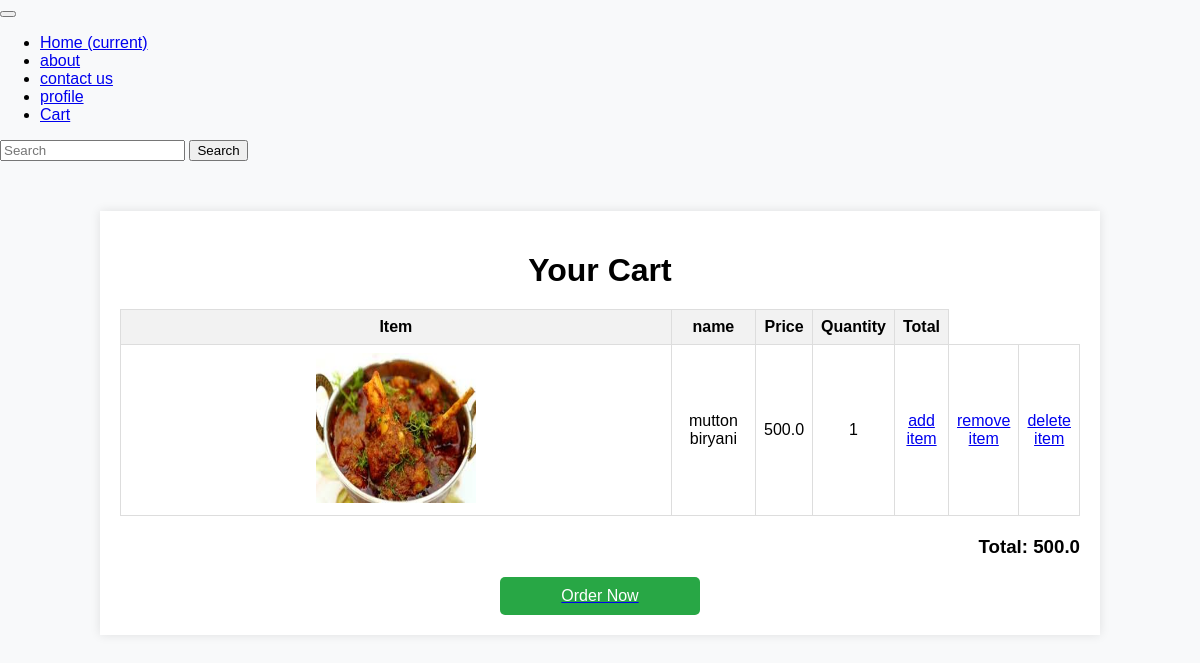
The page /view_cart/ (signed in) on the database its author committed.
### app1/models.py (models this page shows, shortened)
class Cart_items(models.Model):
    menu=models.ForeignKey(Menu,on_delete=models.CASCADE)
    user=models.ForeignKey(User,on_delete=models.CASCADE)
    quantity=models.PositiveIntegerField(default=0)
    date_added=models.DateTimeField(auto_now_add=True)

class Menu(models.Model):
    menu_id = models.IntegerField(primary_key=True)
    restaurant = models.ForeignKey(Restaurant, on_delete=models.CASCADE)
    item_name = models.CharField(max_length=255)
    item_description = models.TextField()
    item_price = models.FloatField()
    item_image = models.ImageField(upload_to='menu_images/')
    item_category = models.CharField(max_length=50)
    item_is_available = models.BooleanField(default=True)

### app1/views.py (the view)
# urls.py: path('view_cart/',view_cart,name='view_cart'),
def view_cart(request):
    cart_items=Cart_items.objects.filter(user=request.user)
    total_price=sum(i.menu.item_price * i.quantity for i in cart_items)
    return render(request,'cart.html',{'cart_items':cart_items,'total_price':total_price})

### template/cart.html (shortened to what this page needs)
<!DOCTYPE html>
<html lang="en">
<head>
</head>
<body>
  <nav class="navbar fixed-top navbar-expand-lg " id="yellow" data-bs-theme="blue">
    <button class="navbar-toggler" type="button" data-toggle="collapse" data-target="#navbarTogglerDemo02" aria-controls="navbarTogglerDemo02" aria-expanded="false" aria-label="Toggle navigation">
    </button>
    <div class="collapse navbar-collapse" id="navbarTogglerDemo02">
      <ul class="navbar-nav mr-auto mt-2 mt-lg-0">
        <li class="nav-item text">
          <a class="nav-link" href="{% url 'home' %}">Home <span class="sr-only">(current)</span></a>
        </li>
        <li class="nav-item">
          <a class="nav-link" href="#about">about</a>
        </li>
        <li class="nav-item">
          <a class="nav-link " href="#contact">contact us</a>
        </li>
        <li class="nav-item">
            <a class="nav-link " href="{% url 'user_profile' %}">profile</a>
          </li>
        <li class="nav-item">
          <a class="nav-link " href="{% url 'view_cart' %}">Cart</a>
        </li>
      </ul>
      <form class="form-inline my-2 my-lg-0" action="{% url 'menu_search' %}" method="get">
        <input class="form-control mr-sm-2" type="search" placeholder="Search" name="r">
        <button class="btn btn-outline-success my-2 my-sm-0" type="submit">Search</button>
      </form>
    </div>
  </nav>
    <div class="cart-container">
        <h1>Your Cart</h1>
        <table class="cart-table">
            <thead>
                <tr>
                    <th>Item</th>
                    <th>name</th>
                    <th>Price</th>
                    <th>Quantity</th>
                    <th>Total</th>
                </tr>
            </thead>
            <tbody>
                {% for item in cart_items %}
                <tr>
                    <td><img src="{{ item.menu.item_image.url }}" alt="" id="a"></td>
                    <td>{{ item.menu.item_name }}</td>
                    <td>{{ item.menu.item_price }}</td>
                    <td>{{ item.quantity }}</td>
                    <td><a href="{% url 'add_to_cart' item.id %} role="button"> add item</a></td>
                    <td><a href="{% url 'remove_from_cart' item.id %}" role="button"> remove item</a></td>
                    <td><a href="{% url 'delete_item' item.id %}" role="button"> delete item</a></td>
                </tr>
                {% endfor %}
            </tbody>
        </table>
        <div class="total-price">
            <h3>Total: {{ total_price }}</h3>
        </div id='a2'>
       <a href="{% url 'create_order' %}"> <button class="order-now"  >Order Now</button> </a>
    </div>
</body>
</html>

### template/cart.html (style rules this page uses)
body { font-family: Arial, sans-serif; background-color: #f8f9fa; margin: 0; padding: 0; }
.cart-container { width: 80%; margin: 50px auto; background-color: #fff; padding: 20px; box-shadow: 0 0 10px rgba(0, 0, 0, 0.1); }
h1 { text-align: center; margin-bottom: 20px; }
.cart-table { width: 100%; border-collapse: collapse; margin-bottom: 20px; }
.cart-table th, .cart-table td { border: 1px solid #ddd; padding: 8px; text-align: center; }
.cart-table th { background-color: #f2f2f2; }
.total-price { text-align: right; margin-top: 20px; }
.order-now { display: block; width: 200px; margin: 0 auto; padding: 10px 20px; background-color: #28a745; color: #fff; text-align: center; text-decoration: none; border: none; border-radius: 5px; cursor: pointer; font-size: 16px; }
td { height: 150px; width: 90%; }
#a { height: 150px; width: 30%; }

### rows shown on the page
Cart_items: menu.item_image (picture), menu.item_name "mutton biryani", menu.item_price "500.0", quantity "1"

### other values the page prints
{{ total_price }} "500.0"
